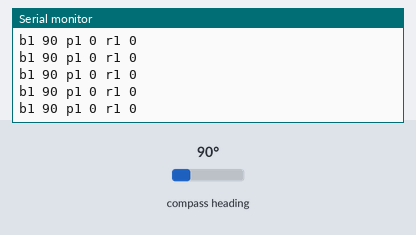
Bench run of a sketch on a simulated Arduino Uno, built with avr-gcc and run on an emulated ATmega328P. Shown: the last lines printed to the serial monitor. Wiring (inferred from the names in the program): CMPS compass at I2C address 0x60. The inputs (shaded band) are chosen by the test bench; at power-on: compass heading 90°.

Above: at 1.2 s.
1.3 s: compass heading set to 180°
At 1.44 s:
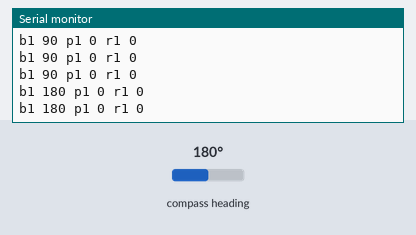
4.3 s: compass heading set to 7°
At 4.3 s:
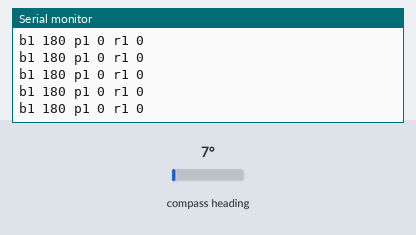
Timing chart, 0 to 7.3 s (numbered marks = the images above; inputs shaded):
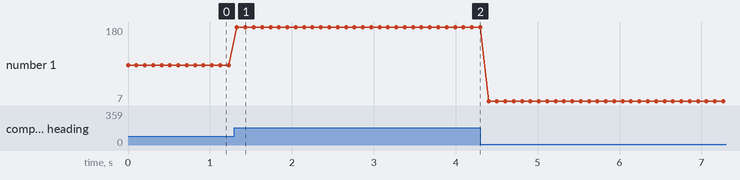

The sketch:

boussole.ino
```cpp
#include <Wire.h>

#include <CMPS10.h>

CMPS10 compass;
int b;

void setup(){
  Serial.begin(9600);
}

void loop() {
  Serial.print("b1 ");
  Serial.print( (int)compass.bearing() );
  Serial.print(" p1 ");
  Serial.print( compass.pitch() );
  Serial.print(" r1 ");
  Serial.println( compass.roll() );
  delay(100);
}
```

CMPS10.h
```cpp
// (licence header left out)
#ifndef CMPS10_h
#define CMPS10_h

#include "Arduino.h"

// I2C registers
#define COMPASS_BEARING      1
#define COMPASS_DECIMAL_HIGH 2
#define COMPASS_DECIMAL_LOW  3
#define COMPASS_PITCH        4
#define COMPASS_ROLL         5

// accelerometer registers
#define ACCEL_X_HIGH 16
#define ACCEL_X_LOW  17
#define ACCEL_Y_HIGH 18
#define ACCEL_Y_LOW  19
#define ACCEL_Z_HIGH 20
#define ACCEL_Z_LOW  21

class CMPS10 {
    public:
        CMPS10();
        CMPS10(int i2c_address);
        int bearing_byte();
        float bearing();
        int8_t pitch();
        int8_t roll();
        float acceleration();
        float acceleration_x();
        float acceleration_y();
        float acceleration_z();

    private:
        int compass_address;
        byte read_i2c(int address, int _register);
        float read_word(int high_address, int low_address);
        int16_t read_int16_t(int high_address, int low_address);
        void init(int i2c_address);
        float raw_to_g(int16_t raw);
};

#endif
```

Measured:
- after the input at 1.3 s, the serial monitor: prints a new line at once (image 1)
- plotted number 1: 90 → 180 after the input at 1.3 s, 180 → 7 after the input at 4.3 s
